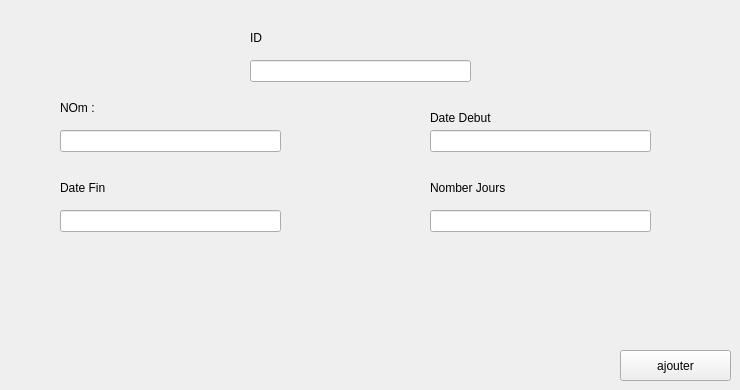
      <widget class="QWidget" name="ajouter_regionF">
       <attribute name="title">
        <string>Nouveau</string>
       </attribute>
       <widget class="QPushButton" name="ajouter_s">
        <property name="geometry">
         <rect>
          <x>620</x>
          <y>350</y>
          <width>111</width>
          <height>31</height>
         </rect>
        </property>
        <property name="styleSheet">
         <string notr="true">#pushButton_choisir  {
-moz-box-shadow: 0px 10px 14px -7px #3e7327;
	-webkit-box-shadow: 0px 10px 14px -7px #3e7327;
	box-shadow: 0px 10px 14px -7px #3e7327;
	background:-webkit-gradient(linear, left top, left bottom, color-stop(0.05, #77b55a), color-stop(1, #72b352));
	background:-moz-linear-gradient(top, #77b55a 5%, #72b352 100%);
	background:-webkit-linear-gradient(top, #77b55a 5%, #72b352 100%);
	background:-o-linear-gradient(top, #77b55a 5%, #72b352 100%);
	background:-ms-linear-gradient(top, #77b55a 5%, #72b352 100%);
	background:linear-gradient(to bottom, #77b55a 5%, #72b352 100%);
	
	background-color: darkCyan ;
	-moz-border-radius:4px;
	-webkit-border-radius:4px;
	border-radius:4px;
	border:1px solid #4b8f29;
	display:inline-block;
	cursor:pointer;
	color:#ffffff;
	font-family:Arial;
	font-size:13px;
	font-weight:bold;
	padding:6px 12px;
	text-decoration:none;
	text-shadow:0px 1px 0px #5b8a3c;
}
#pushButton_choisir:hover {
background:-webkit-gradient(linear, left top, left bottom, color-stop(0.05, #72b352), color-stop(1, #77b55a));
	background:-moz-linear-gradient(top, #72b352 5%, #77b55a 100%);
	background:-webkit-linear-gradient(top, #72b352 5%, #77b55a 100%);
	background:-o-linear-gradient(top, #72b352 5%, #77b55a 100%);
	background:-ms-linear-gradient(top, #72b352 5%, #77b55a 100%);
	background:linear-gradient(to bottom, #72b352 5%, #77b55a 100%);
	
	background-color:blue;
}</string>
        </property>
        <property name="text">
         <string>ajouter</string>
        </property>
       </widget>
       <widget class="QLineEdit" name="nom_s">
        <property name="geometry">
         <rect>
          <x>60</x>
          <y>130</y>
          <width>221</width>
          <height>22</height>
         </rect>
        </property>
       </widget>
       <widget class="QLineEdit" name="date_s">
        <property name="geometry">
         <rect>
          <x>430</x>
          <y>130</y>
          <width>221</width>
          <height>22</height>
         </rect>
        </property>
       </widget>
       <widget class="QLineEdit" name="qte_s">
        <property name="geometry">
         <rect>
          <x>60</x>
          <y>210</y>
          <width>221</width>
          <height>22</height>
         </rect>
        </property>
       </widget>
       <widget class="QLabel" name="label_3">
        <property name="geometry">
         <rect>
          <x>60</x>
          <y>100</y>
          <width>56</width>
          <height>16</height>
         </rect>
        </property>
        <property name="text">
         <string>NOm :</string>
        </property>
       </widget>
       <widget class="QLabel" name="label_6">
        <property name="geometry">
         <rect>
          <x>60</x>
          <y>180</y>
          <width>81</width>
          <height>16</height>
         </rect>
        </property>
        <property name="text">
         <string>Date Fin</string>
        </property>
       </widget>
       <widget class="QLabel" name="label_8">
        <property name="geometry">
         <rect>
          <x>430</x>
          <y>110</y>
          <width>121</width>
          <height>16</height>
         </rect>
        </property>
        <property name="text">
         <string>Date Debut</string>
        </property>
       </widget>
       <widget class="QLabel" name="label_18">
        <property name="geometry">
         <rect>
          <x>250</x>
          <y>30</y>
          <width>56</width>
          <height>16</height>
         </rect>
        </property>
        <property name="text">
         <string>ID</string>
        </property>
       </widget>
       <widget class="QLineEdit" name="id_s">
        <property name="geometry">
         <rect>
          <x>250</x>
          <y>60</y>
          <width>221</width>
          <height>22</height>
         </rect>
        </property>
       </widget>
       <widget class="QLineEdit" name="qte_s_3">
        <property name="geometry">
         <rect>
          <x>430</x>
          <y>210</y>
          <width>221</width>
          <height>22</height>
         </rect>
        </property>
       </widget>
       <widget class="QLabel" name="label_11">
        <property name="geometry">
         <rect>
          <x>430</x>
          <y>180</y>
          <width>81</width>
          <height>16</height>
         </rect>
        </property>
        <property name="text">
         <string>Nomber Jours</string>
        </property>
       </widget>
      </widget>
